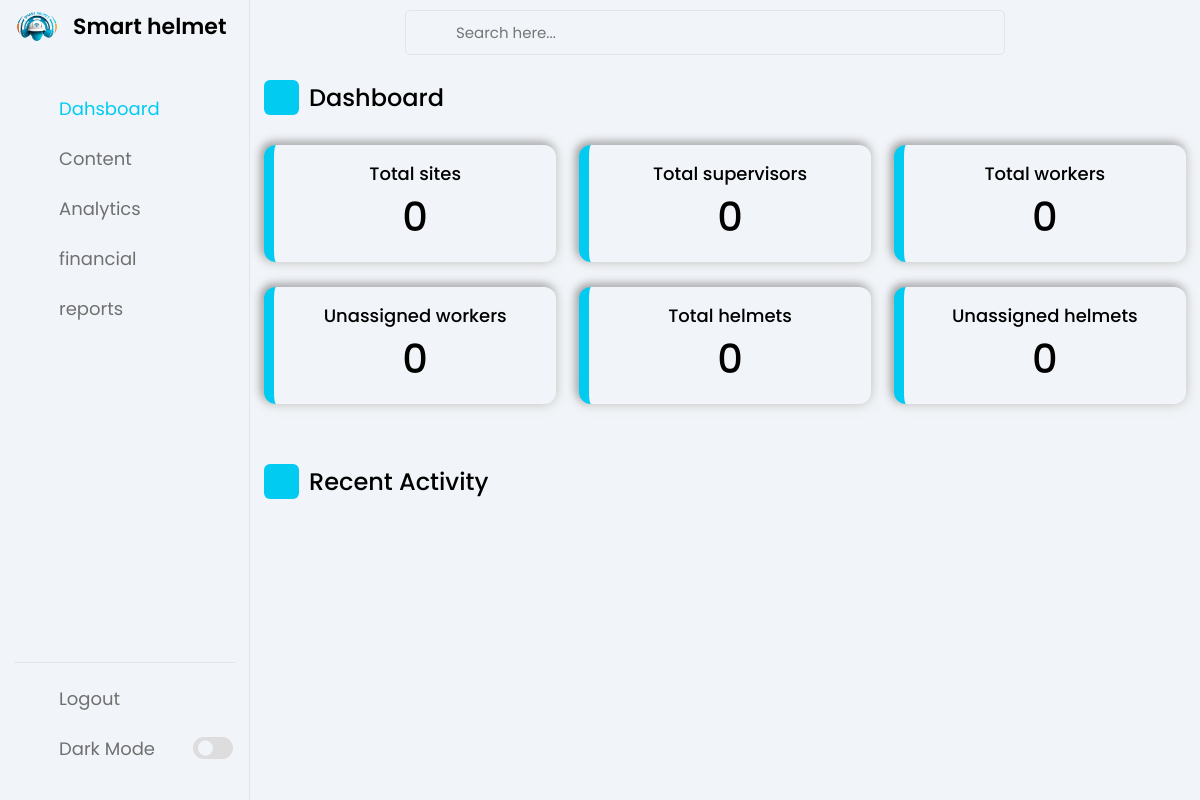
/user/manager, run on an earlier commit of the app's database.
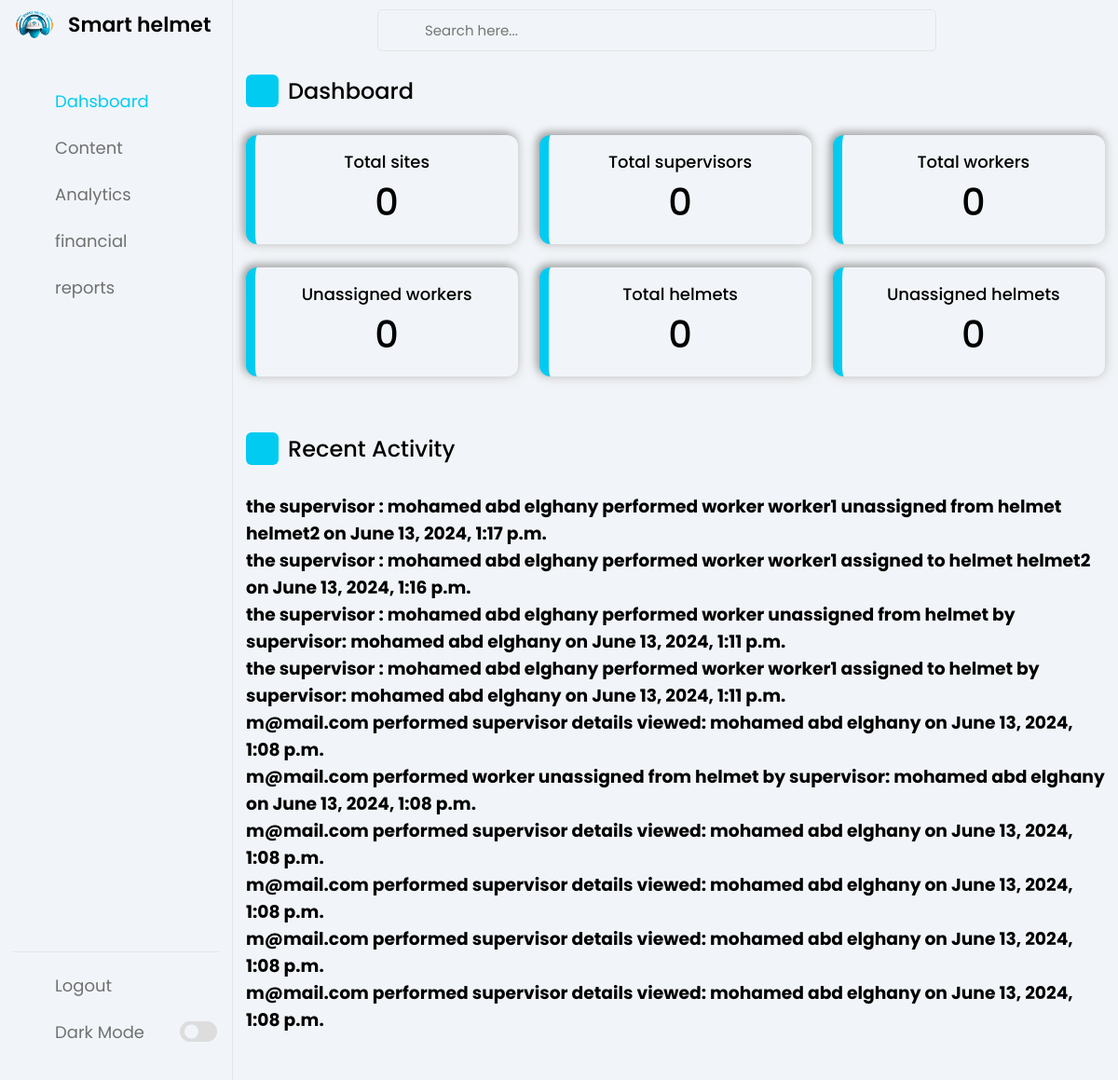
And on a later commit of the database.
### management/models.py (models this page shows)
class RecentAction(models.Model):
    user = models.CharField(max_length=100,blank=True, null=True)
    action_type = models.CharField(max_length=100,blank=True, null=True)
    action_sort = models.CharField(max_length=100,blank=True, null=True)
    model_affected = models.CharField(max_length=100,blank=True, null=True)
    timestamp = models.DateTimeField(auto_now_add=True)

### user/views.py (the view)
# urls.py: path('manager',views.management, name='management' ),
def manager(request):
    reports = db.collection('reports').stream()
    sites = db.collection('sites').stream()
    supervisors = db.collection('supervisors').stream()
    helmets = db.collection('helmets').stream()
    workers = db.collection('workers').stream()
    recent_actions = ManagementModels.RecentAction.objects.order_by('-timestamp')[:10]
    total_number_of_helmets = len(list(helmets))
    total_number_of_workers = len(list(workers))
    total_number_of_supervisors = len(list(supervisors))
    total_number_of_sites = len(list(sites))
    not_assigned_helmets = list(db.collection('helmets').where('status', '==', 'UnAssigned').stream())
    not_assigned_workers = list(db.collection('workers').where('helmetID', '==', '').stream())
    total_workers_salary = sum(worker.get('salary', 0) for worker in workers)
    context = {
        'sites': sites,
        'supervisors': supervisors,
        'helmets': helmets,
        'workers': workers,
        "reports": reports,
        'total_number_of_helmets': total_number_of_helmets,
        'total_number_of_workers': total_number_of_workers,
        'not_assigned_helmets': len(not_assigned_helmets),
        'not_assigned_workers': len(not_assigned_workers),
        'total_number_of_supervisors': total_number_of_supervisors,
        'total_number_of_sites': total_number_of_sites,
        'total_workers_salary': total_workers_salary,
        'recent_actions': recent_actions,
    }
    return render(request, "user/manager.html", context)

### templates/user/manager.html (shortened to what the changed rows need)
{% load static %}
<!DOCTYPE html>
<html lang="en">
<head>
    <link rel="stylesheet" href=" {% static "css/style.css" %}">
    <link rel="stylesheet" href="https://unicons.iconscout.com/release/v4.0.0/css/line.css">
</head>
<body>
    <section class="dashboard">
        <div class="dash-content">
            <div class="activity">
                <div class="title">
                    <i class="uil uil-clock-three"></i>
                    <span class="text">Recent Activity</span>
                </div>
                {% for action in recent_actions %}
                <h3>{{ action.user }} performed {{ action.model_affected }} on {{ action.timestamp }}</h3>
                {% endfor %}
                <div class="activity-data">
                    </div>
            </div>
        </div>
    </section>
</body>
</html>

What changed in the data, as far as the page shows it:
added RecentAction: user "the supervisor : mohamed abd elghany", model_affected "worker worker1 unassigned from helmet helmet2", timestamp "June 13, 2024, 1:17 p.m."
added RecentAction: user "the supervisor : mohamed abd elghany", model_affected "worker worker1 assigned to helmet helmet2", timestamp "June 13, 2024, 1:16 p.m."
added RecentAction: user "the supervisor : mohamed abd elghany", model_affected "worker unassigned from helmet by supervisor: mohamed abd elghany", timestamp "June 13, 2024, 1:11 p.m."
added RecentAction: user "the supervisor : mohamed abd elghany", model_affected "worker worker1 assigned to helmet by supervisor: mohamed abd elghany", timestamp "June 13, 2024, 1:11 p.m."
added RecentAction: user "m@mail.com", model_affected "supervisor details viewed: mohamed abd elghany", timestamp "June 13, 2024, 1:08 p.m."
added RecentAction: user "m@mail.com", model_affected "worker unassigned from helmet by supervisor: mohamed abd elghany", timestamp "June 13, 2024, 1:08 p.m."
added RecentAction: user "m@mail.com", model_affected "supervisor details viewed: mohamed abd elghany", timestamp "June 13, 2024, 1:08 p.m."
added RecentAction: user "m@mail.com", model_affected "supervisor details viewed: mohamed abd elghany", timestamp "June 13, 2024, 1:08 p.m."
added RecentAction: user "m@mail.com", model_affected "supervisor details viewed: mohamed abd elghany", timestamp "June 13, 2024, 1:08 p.m."
added RecentAction: user "m@mail.com", model_affected "supervisor details viewed: mohamed abd elghany", timestamp "June 13, 2024, 1:08 p.m."
